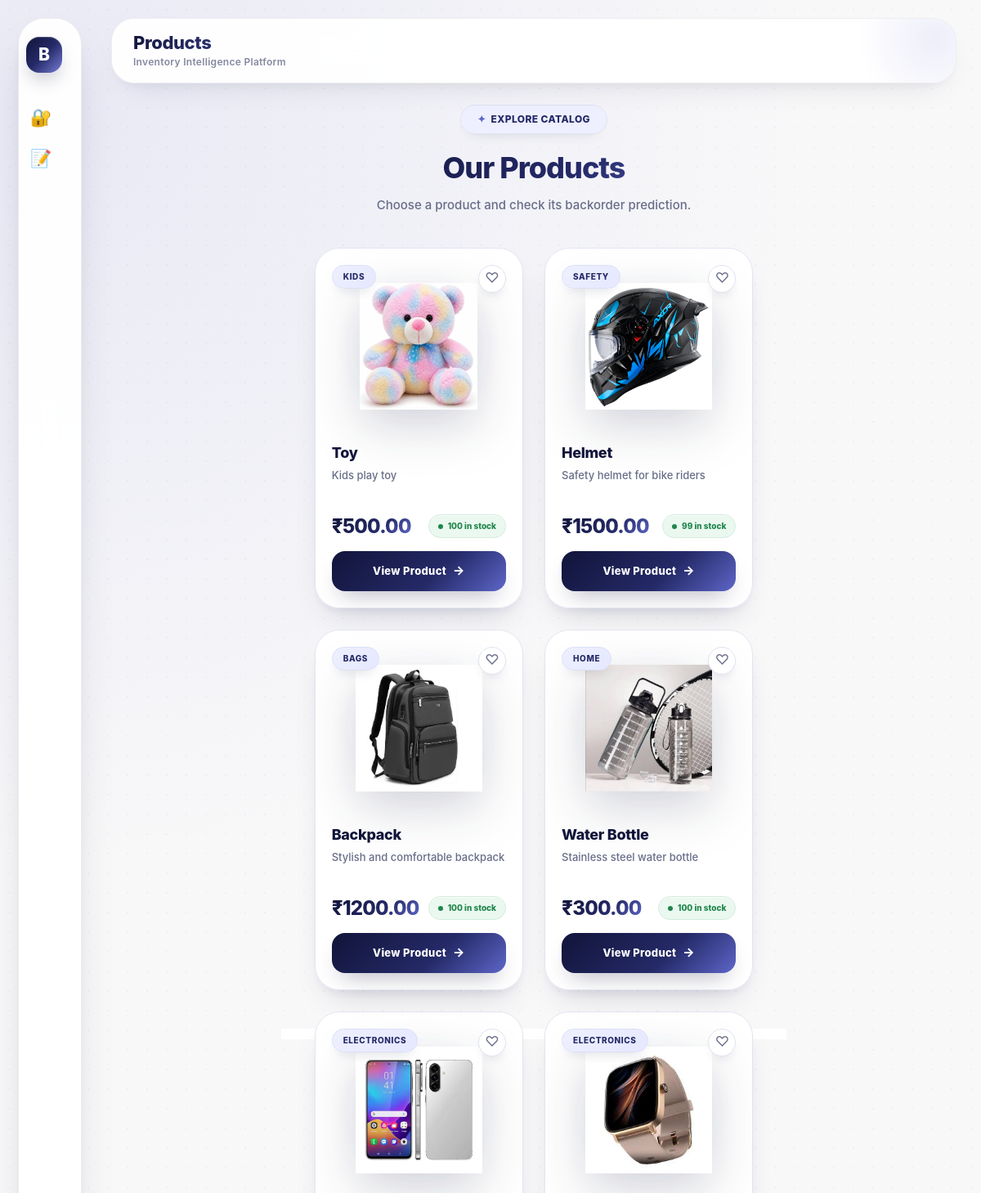
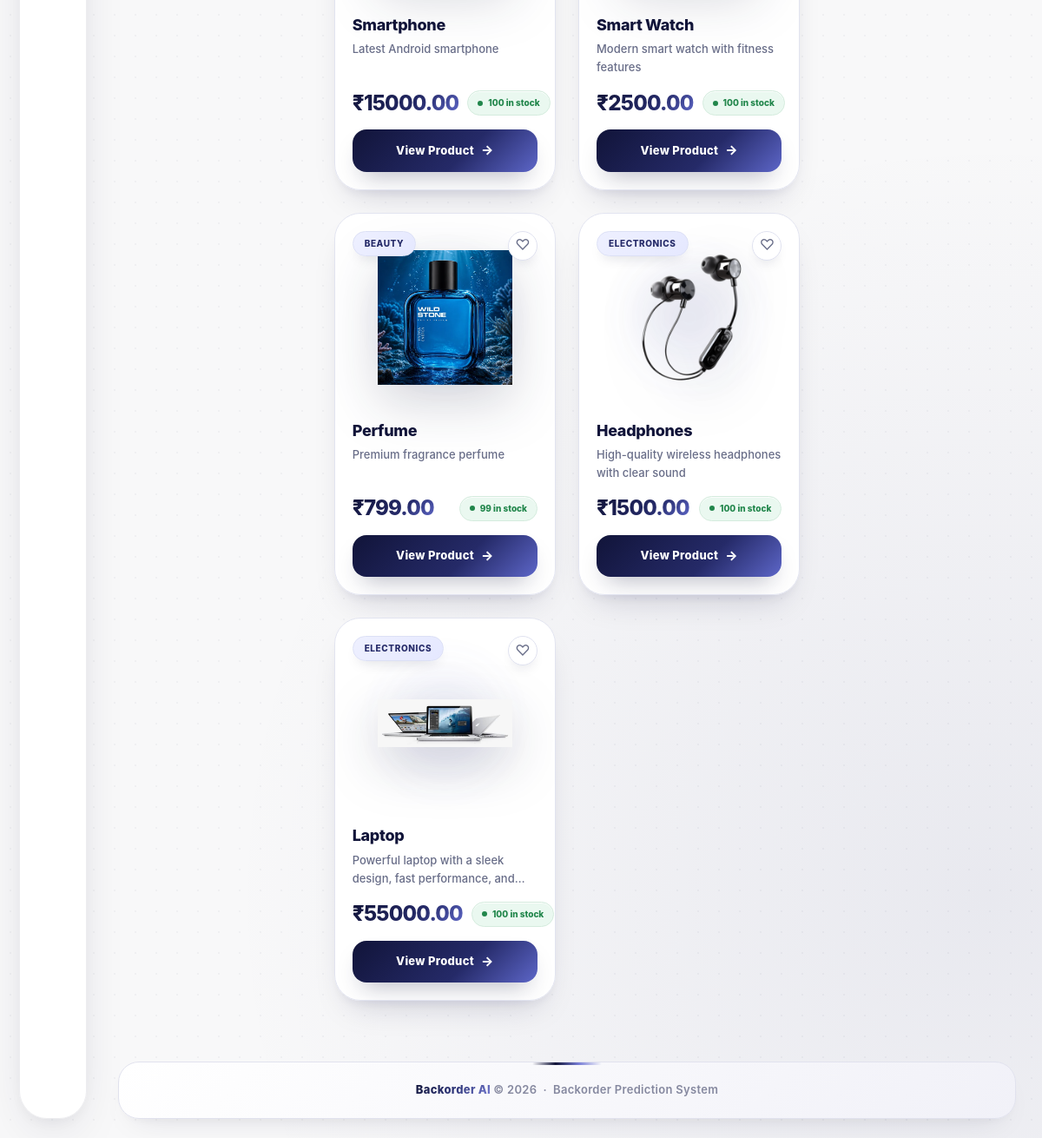
Screenshot of /products/ with the database file from the repository (2 pictures, top to bottom).
### shop/models.py (models this page shows, shortened)
class Product(models.Model):
    name = models.CharField(max_length=200)
    category = models.CharField(
        max_length=100,
        default="General"
    )
    description = models.TextField(
        blank=True
    )
    price = models.DecimalField(
        max_digits=10,
        decimal_places=2
    )
    stock = models.PositiveIntegerField(
        default=0
    )
    lead_time = models.FloatField(
        default=10
    )
    in_transit_qty = models.FloatField(
        default=0
    )
    forecast_3_month = models.FloatField(
        default=0
    )
    forecast_6_month = models.FloatField(
        default=0
    )
    forecast_9_month = models.FloatField(
        default=0
    )
    sales_1_month = models.FloatField(
        default=0
    )
    sales_3_month = models.FloatField(
        default=0
    )
    min_bank = models.FloatField(
        default=0
    )
    pieces_past_due = models.FloatField(
        default=0
    )
    perf_6_month_avg = models.FloatField(
        default=0
    )
    perf_12_month_avg = models.FloatField(
        default=0
    )
    prediction = models.CharField(
        max_length=30,
        default="NO BACKORDER"
    )
    prediction_probability = models.FloatField(
        default=0
    )
    created_at = models.DateTimeField(
        auto_now_add=True
    )

### shop/views.py (the view)
# urls.py: path("products/",views.products,name="products"),
def products(request):
    products = Product.objects.all()
    return render(
        request,
        "products.html",
        {
            "products": products
        }
    )

### shop/templates/products.html (shortened to what this page needs)
{% extends "base.html" %}
{% load static %}
{% block page_title %}Products{% endblock %}
{% block content %}
<div class="products-page">
    <div class="products-header">
        <div class="badge">
            Explore Catalog
        </div>
        <h1 class="products-title">
            Our Products
        </h1>
        <p class="products-subtitle">
            Choose a product and check its backorder prediction.
        </p>
    </div>
    {% if products %}
    <div class="products-grid">
        {% for product in products %}
        <div class="product-card">
            <div class="product-category">
                {{ product.category }}
            </div>
            <div class="product-heart">
                ♡
            </div>
            <div class="product-image">
                {% if product.name == "Toy" %}
                    <img
                        src="{% static 'images/toy.png' %}"
                        alt="Toy"
                    >
                {% elif product.name == "Helmet" %}
                    <img
                        src="{% static 'images/helmet.png' %}"
                        alt="Helmet"
                    >
                {% elif product.name == "Backpack" %}
                    <img
                        src="{% static 'images/bag.png' %}"
                        alt="Backpack"
                    >
                {% elif product.name == "Water Bottle" %}
                    <img
                        src="{% static 'images/bottle.png' %}"
                        alt="Water Bottle"
                    >
                {% elif product.name == "Smartphone" %}
                    <img
                        src="{% static 'images/phone.png' %}"
                        alt="Smartphone"
                    >
                {% elif product.name == "Smart Watch" %}
                    <img
                        src="{% static 'images/watch.png' %}"
                        alt="Smart Watch"
                    >
                {% elif product.name == "Perfume" %}
                    <img
                        src="{% static 'images/perfume.png' %}"
                        alt="Perfume"
                    >
                {% elif product.name == "Headphones" %}
                    <img
                        src="{% static 'images/headphones.png' %}"
                        alt="Headphones"
                    >
                {% elif product.name == "perfume" %}
                    <img
                        src="{% static 'images/perfume.png' %}"
                        alt="perfume"
                    >
                {% elif product.name == "Laptop" %}
                    <img
                        src="{% static 'images/laptop.png' %}"
                        alt="Laptop"
                    >
                {% elif product.name == "Cricket Bat" %}
                    <img
                        src="{% static 'images/cricket_bat.png' %}"
                        alt="Cricket Bat"
                    >
                {% elif product.name == "Wallet" %}
                    <img
                        src="{% static 'images/wallet.png' %}"
                        alt="Wallet"
                    >
                {% elif product.name == "Football" %}
                    <img
                        src="{% static 'images/football.png' %}"
                        alt="Football"
                    >
                {% else %}
                    <div class="product-icon">
                        🛍️
                    </div>
                {% endif %}
            </div>
            <h2 class="product-name">
                {{ product.name }}
            </h2>
            <p class="product-description">
                {{ product.description }}
            </p>
            <div class="product-meta">
                <div class="product-price">
                    ₹{{ product.price }}
                </div>
                {% if product.stock <= 0 %}
                    <div class="stock stock-out">
                        Out of Stock
                    </div>
                {% elif product.stock < 20 %}
                    <div class="stock stock-low">
                        {{ product.stock }} left
                    </div>
                {% else %}
                    <div class="stock stock-in">
                        {{ product.stock }} in stock
                    </div>
                {% endif %}
            </div>
            <a
                href="{% url 'product_detail' product.id %}"
                class="view-btn"
            >
                View Product
            </a>
        </div>
        {% endfor %}
    </div>
    {% endif %}
</div>
{% endblock %}

### shop/templates/base.html (style rules this page uses)
* { margin: 0; padding: 0; box-sizing: border-box; }
body { font-family: 'Inter', 'Segoe UI', system-ui, sans-serif; background: radial-gradient( circle at 5% 5%, rgba(119, 125, 214, 0.12), transparent 32% ), radial-gradient( circle at 95% 90%, rgba(48, 55, 121, 0.08), transparent 32% ), #F8F8F9; background-attachment: fixed; color: #111439; min-height: 100vh; display: flex; flex-direction: column; line-height: 1.5; position: relative; }
body::before { content: ""; position: fixed; inset: 0; background-image: radial-gradient( rgba(17, 20, 57, 0.035) 1px, transparent 1px ); background-size: 24px 24px; pointer-events: none; z-index: 0; }

### rows the page displays
Product: category "KIDS", name "Toy", description "Kids play toy", price "500.00", stock "100"
Product: category "SAFETY", name "Helmet", description "Safety helmet for bike riders", price "1500.00", stock "99"
Product: category "BAGS", name "Backpack", description "Stylish and comfortable backpack", price "1200.00", stock "100"
Product: category "HOME", name "Water Bottle", description "Stainless steel water bottle", price "300.00", stock "100"
Product: category "ELECTRONICS", name "Smartphone", description "Latest Android smartphone", price "15000.00", stock "100"
Product: category "ELECTRONICS", name "Smart Watch", description "Modern smart watch with fitness features", price "2500.00", stock "100"
Product: category "BEAUTY", name "Perfume", description "Premium fragrance perfume", price "799.00", stock "99"
Product: category "ELECTRONICS", name "Headphones", description "High-quality wireless headphones with clear sound", price "1500.00", stock "100"
Product: category "ELECTRONICS", name "Laptop", description "Powerful laptop with a sleek design, fast performance,…", price "55000.00", stock "100"
